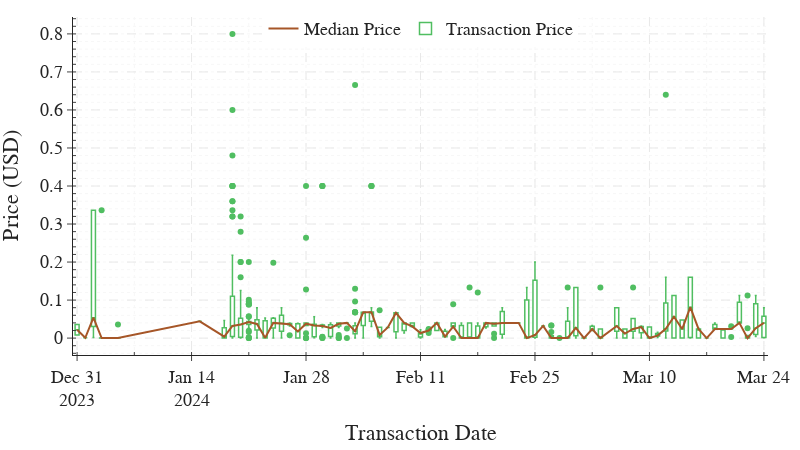

The notebook cell saved with this chart:
### Code cell
fig = go.Figure(layout=layout)


#data = transfer_sync.group_by('date').agg(pl.col("value_USD").sum())
#data = data.sort(pl.col("date"))
#fig.add_trace(go.Scatter(x=data['date'], y=data['value_USD'], line=dict(
#    color=colors['light_purple'], width=4), mode='lines', name='Total Volume'))

buy_bgnt = buy_bgnt.filter((pl.col('value_USD')>1e-10))

data = buy_bgnt.group_by('date').agg(pl.col("value_USD").median())
data = data.sort(pl.col("date"))
fig.add_trace(go.Scatter(x=data['date'], y=data['value_USD'], line=dict(
    color=colors['brown'], width=2), mode='lines', name='Median Price'))

data = buy_bgnt
data = data.sort(pl.col("date"))
fig.add_trace(go.Box(x=data['date'], y=data['value_USD'],
              name='Transaction Price', marker_color=colors['green'], line=dict(width=1.5), whiskerwidth=0.5, fillcolor=colors['white']))

# Update layout
fig.update_layout(xaxis_title='Transaction Date',
                  yaxis_title='Price (USD)', legend=dict(xanchor='center',
                                                  x=0.5, y=1.02, orientation='h'))

#fig.update_yaxes(type='log', range=[-10, 1], tickvals=[1, 0.1, 0.01, 0.001, 0.0001])
#fig.update_yaxes(type='log', range=[-11, 2])

fig.write_image(plots_dir+"buybgnt.pdf",
                width=1540, height=380, scale=1)
fig.show()

### Figure 1 — Plotly figure (JSON) as saved in the notebook; plotly's stock layout.template omitted (floating-point values rounded to 4 significant figures; data arrays with more than 128 entries replaced by an {"elided": "..."} marker saying what was removed)
{"data": [{"line": {"color": "#a65628", "width": 2}, "mode": "lines", "name": "Median Price", "type": "scatter", "x": ["2023-12-31", "2024-01-01", "2024-01-02", "2024-01-03", "2024-01-05", "2024-01-15", "2024-01-18", "2024-01-19", "2024-01-20", "2024-01-21", "2024-01-22", "2024-01-23", "2024-01-24", "2024-01-25", "2024-01-26", "2024-01-27", "2024-01-28", "2024-01-29", "2024-01-30", "2024-01-31", "2024-02-01", "2024-02-02", "2024-02-03", "2024-02-04", "2024-02-05", "2024-02-06", "2024-02-07", "2024-02-08", "2024-02-09", "2024-02-10", "2024-02-11", "2024-02-12", "2024-02-13", "2024-02-14", "2024-02-15", "2024-02-16", "2024-02-17", "2024-02-18", "2024-02-19", "2024-02-20", "2024-02-21", "2024-02-23", "2024-02-24", "2024-02-25", "2024-02-26", "2024-02-27", "2024-02-28", "2024-02-29", "2024-03-01", "2024-03-02", "2024-03-03", "2024-03-04", "2024-03-06", "2024-03-07", "2024-03-08", "2024-03-09", "2024-03-10", "2024-03-11", "2024-03-12", "2024-03-13", "2024-03-14", "2024-03-15", "2024-03-16", "2024-03-17", "2024-03-18", "2024-03-19", "2024-03-20", "2024-03-21", "2024-03-22", "2024-03-23", "2024-03-24"], "y": [0.022, 0.0008, 0.0536, 2.96e-06, 1.854e-05, 0.044, 0.004004, 0.032, 0.03589, 0.04229, 0.03729, 0.0008, 0.04, 0.039, 0.03675, 0.0176, 0.038, 0.03333, 0.032, 0.02667, 0.03775, 0.04, 0.01786, 0.06794, 0.06799, 0.008381, 0.028, 0.06631, 0.04, 0.03077, 0.01333, 0.02, 0.04, 0.004, 0.03022, 4e-08, 5.355e-05, 4e-05, 0.04, 0.038, 0.04, 0.04, 1.481e-05, 0.008, 0.032, 8e-06, 8.888e-09, 0.0004186, 0.02711, 2.452e-05, 0.024, 8e-05, 0.032, 0.01209, 0.024, 0.02886, 0.0001939, 0.0066, 0.0245, 0.05605, 0.02384, 0.08133, 0.024, 7.407e-05, 0.024, 0.024, 0.024, 0.04, 6.813e-06, 0.026, 0.04]}, {"fillcolor": "#ffffff", "line": {"width": 1.5}, "marker": {"color": "#50be61"}, "name": "Transaction Price", "type": "box", "whiskerwidth": 0.5, "x": {"elided": "968 str values"}, "y": {"elided": "968 float values"}}], "layout": {"font": {"family": "Clear Sans", "size": 18}, "height": 450, "legend": {"orientation": "h", "x": 0.5, "xanchor": "center", "y": 1.02}, "margin": {"b": 10, "l": 10, "r": 10, "t": 10}, "width": 800, "xaxis": {"griddash": "dash", "minor": {"griddash": "dot", "ticks": "inside"}, "showgrid": true, "title": {"text": "Transaction Date"}}, "yaxis": {"griddash": "dash", "minor": {"griddash": "dot", "ticks": "inside"}, "showgrid": true, "title": {"text": "Price (USD)"}}}}
